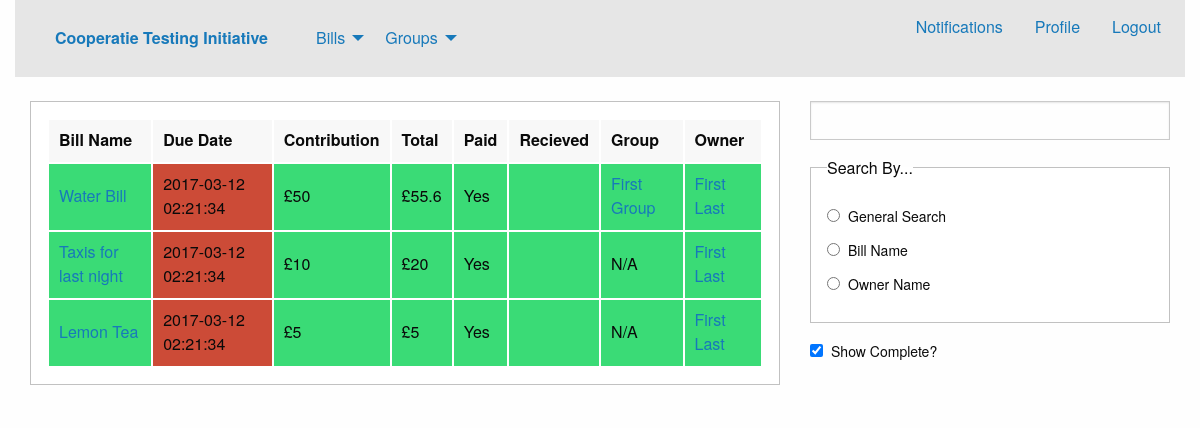
Page /bills.php (signed in) on the earlier database version.
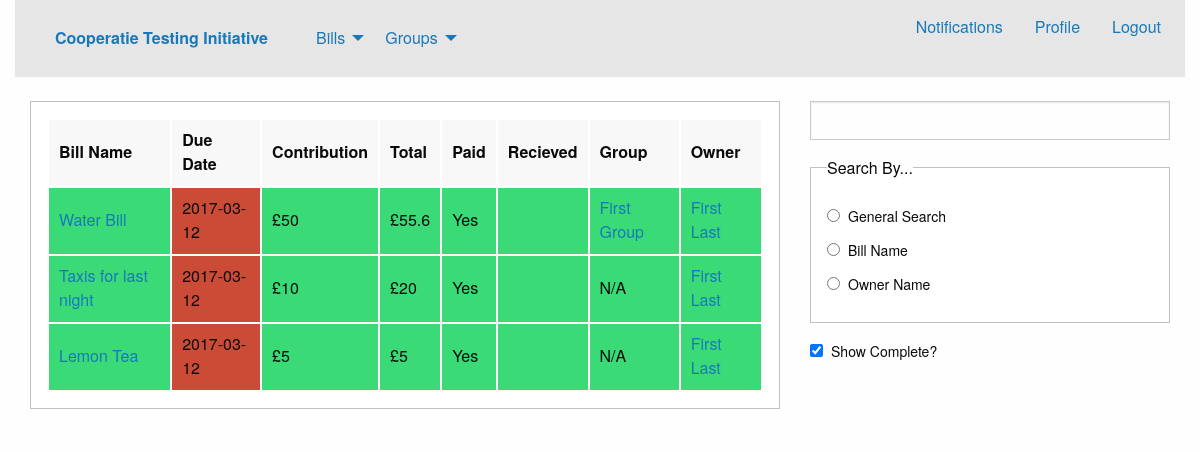
Same page on the later database version.
### tables this page shows
CREATE TABLE billContributors
(
	billID INTEGER NOT NULL,
	userID INTEGER NOT NULL,
	groupID INTEGER DEFAULT 0,
	owner BOOLEAN NOT NULL DEFAULT FALSE,
	ammount DOUBLE NOT NULL,
	paid BOOLEAN NOT NULL DEFAULT FALSE,
	recieved BOOLEAN NOT NULL DEFAULT FALSE,
	PRIMARY KEY(billID, userID),
	FOREIGN KEY(billID) REFERENCES bills(billID),
	FOREIGN KEY(userID) REFERENCES users(userID),
	FOREIGN KEY(groupID) REFERENCES groups(groupID)
);

CREATE TABLE bills
(
	billID INTEGER NOT NULL UNIQUE PRIMARY KEY AUTOINCREMENT,
	name VARCHAR(50) NOT NULL,
	total DOUBLE NOT NULL,
	typeID INTEGER NOT NULL DEFAULT 1,
	createTS TIMESTAMP DEFAULT CURRENT_TIMESTAMP,
	editTS TIMESTAMP DEFAULT CURRENT_TIMESTAMP,
	dueTS TIMESTAMP NOT NULL DEFAULT CURRENT_DATE,
	complete BOOLEAN NOT NULL DEFAULT FALSE,
	FOREIGN KEY(typeID) REFERENCES billTypes(typeID)
);

CREATE TABLE groups
(
	groupID INTEGER NOT NULL UNIQUE PRIMARY KEY AUTOINCREMENT,
	name VARCHAR(30) NOT NULL,
	createTS TIMESTAMP DEFAULT CURRENT_TIMESTAMP
);

CREATE TABLE users
(
	userID INTEGER NOT NULL UNIQUE PRIMARY KEY AUTOINCREMENT,
	username VARCHAR(30) NOT NULL UNIQUE,
	realname VARCHAR(30) NOT NULL,
	pass VARCHAR(50) NOT NULL,
	salt VARCHAR(50) NOT NULL,
	email VARCHAR(50) NOT NULL UNIQUE,
	createTS TIMESTAMP DEFAULT CURRENT_TIMESTAMP,
	lastlogTS TIMESTAMP DEFAULT CURRENT_TIMESTAMP
);

### database.php (called while the page is built, shortened)
<?php
class Database {
	private $database;
	function __construct() {
		$this->database = $this->getConnection();
	}
	function prepare($query) {
		return $this->database->prepare($query);
	}
	private function getConnection() {
		$conn = new SQLite3('bill.db');
		return $conn;
	}
}
?>

### bills.php (the view, shortened to what this page needs)
<?php session_start();
$uid = $_SESSION["uid"];
?>
<?php require "header.php"; ?>
<div class="columns medium-8">
<div class="callout">
<table id="bills">
	<thead>
		<tr>
			<td>Bill Name</td>
			<td>Due Date</td>
			<td>Contribution</td>
			<td>Total</td>
			<td>Paid</td>
			<td>Recieved</td>
			<td>Group</td>
			<td>Owner</td>
		</tr>
	</thead>
	<tbody>
<?php
	$db = new Database();
	$stmt = $db->prepare("SELECT * FROM bills
	INNER JOIN billContributors ON bills.billID = billContributors.billID
	INNER JOIN users ON users.userID = billContributors.userID
	WHERE users.userID = :uid	ORDER BY bills.dueTS");
	$stmt->bindValue(":uid", $uid, SQLITE3_INTEGER);
	$result = $stmt->execute();
	while ($bill = $result->fetchArray()) {
		$stmt = $db->prepare("SELECT * FROM bills
		INNER JOIN billContributors ON billContributors.billID = bills.billID
		INNER JOIN users ON billContributors.userID = users.userID
		WHERE bills.billID = :bid AND billContributors.owner = 1;");
		$stmt->bindValue(":bid", $bill["billID"], SQLITE3_INTEGER);
		$tempresult = $stmt->execute();
		$temp = $tempresult->fetchArray();
		$ownerName = $temp["realname"];
		$ownerID = $temp["userID"];
		if (Time() > strToTime($bill["dueTS"])) {
			$dateColour = ' style="background-color: #cc4b37" ';
		} elseif (Time() + (7 * 24 * 60 * 60) > strToTime($bill["dueTS"])) {
			$dateColour=' style="background-color: #ffae00" ';
		} else {
			$dateColour=' style="background-color: #1779ba" ';
		}
		if ($bill["paid"]!=0) {
			$paid = "Yes";
			$paidColour = ' style="background-color: #3adb76" ';
		} else {
			$paid = "No";
			$paidColour = ' style="background-color: #cc4b37" ';
		}
		if ($bill["recieved"] != 0) {
			$rColour = ' style="background-color: #3adb76" ';
		} else {
			$recieved = "No";
			$rColour = ' style="background-color: #cc4b37" ';
		}
		if ($bill["complete"] != 0) {
			$complete = "true";
			$rowColour = ' style="background-color: #3adb76" ';
		} else {
			$complete = "false";
			$rowColour='';
		}
		if ($bill["groupID"] != 0) {
			$stmt = $db->prepare("SELECT name FROM groups WHERE groupID = :gid");
			$stmt->bindValue(":gid", $bill["groupID"], SQLITE3_INTEGER);
			$tempresult = $stmt->execute();
			$temp = $tempresult->fetchArray();
			$groupName = '<a href="viewGroup.php?gid='.$bill["groupID"].'">'.$temp["name"].'</a>';
		} else {
			$groupName = "N/A";
		}
		echo '<tr'.$rowColour.'><td><a href=viewBill.php?bid='.$bill["billID"].'>'.$bill["name"]
			.'</a></td><td'.$dateColour.'>'.$bill["dueTS"].'</td><td>£'.$bill["ammount"]
			.'</td><td>£'.$bill["total"].'</td><td'.$paidColour.'>'.$paid.'</td>
			<td'.$rColour.'>'.$recieved.'</td><td>'.$groupName.'</td>
			<td><a href="profile.php?uid='.$ownerID.'">'.$ownerName
			.'</a></td><input type=hidden name="comp" value='.$complete.'></tr>';
	}
?>
</tbody>
</table>
</div>
</div>
<div class="columns large-4 medium-4">
<div class="input group">
<form id="search">
	<input type="text" name="searchTerm" maxlength="30" required />
	<fieldset id="searchTypeGroup" class="callout">
		<legend>Search By...</legend>
		<label><input type="radio" name="searchType" value="0" />General Search</label>
		<label><input type="radio" name="searchType" value="1" />Bill Name</label>
		<label><input type="radio" name="searchType" value="2" />Owner Name</label>
	</fieldset>
</form>
<label><input type="checkbox" id="showComplete" checked />Show Complete?</label>
</div>
</div>
<?php require "footer.php"; ?>

Differences in the rows shown:
changed through a linked row, billcontributors "Water Bill": billID.dueTS "2017-03-12 02:21:34" → "2017-03-12"
changed through a linked row, billcontributors "Taxis for last night": billID.dueTS "2017-03-12 02:21:34" → "2017-03-12"
changed through a linked row, billcontributors "Lemon Tea": billID.dueTS "2017-03-12 02:21:34" → "2017-03-12"
